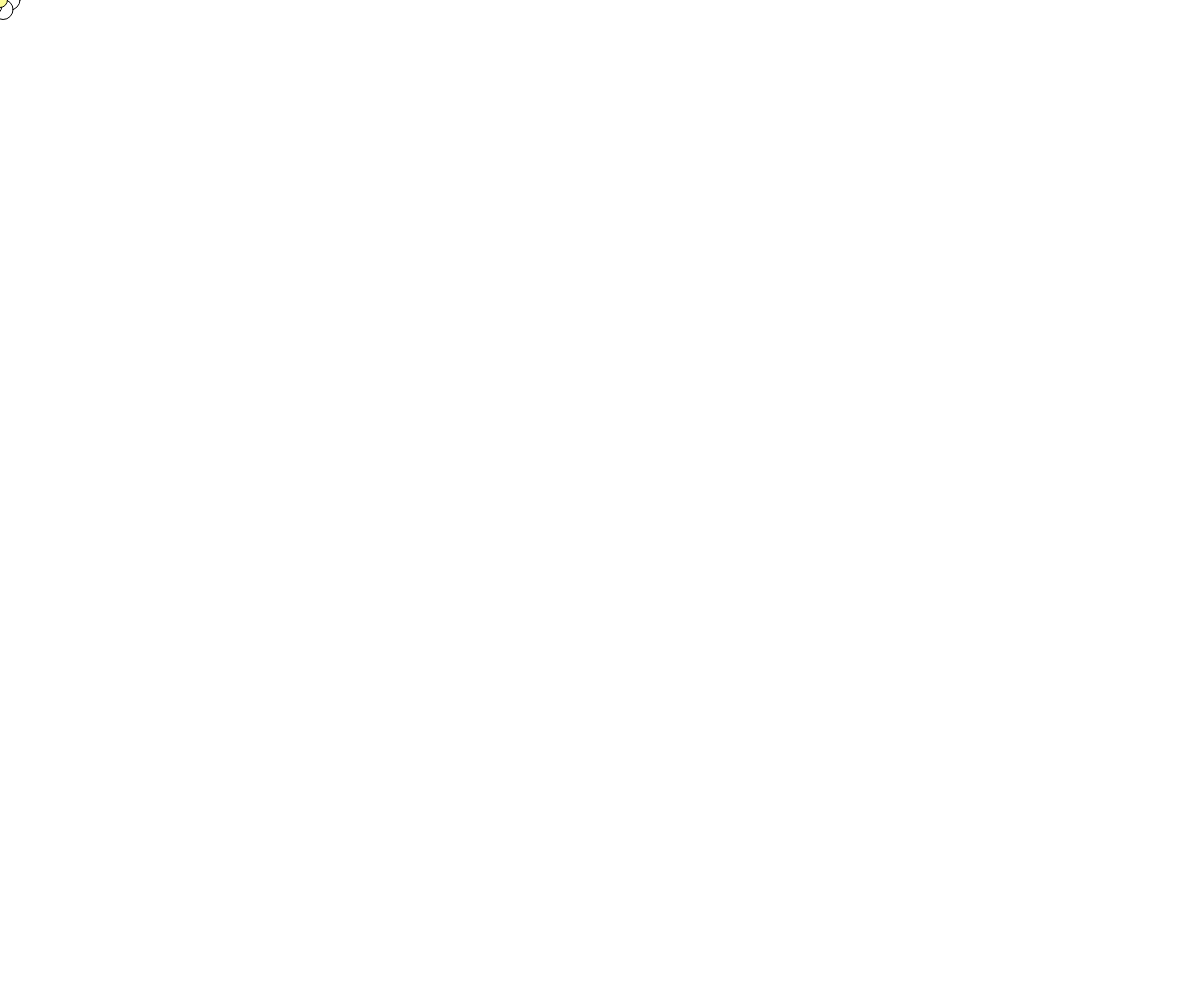
Frame 1 (no input)
Frame 60 (no input): identical to frame 1, image omitted
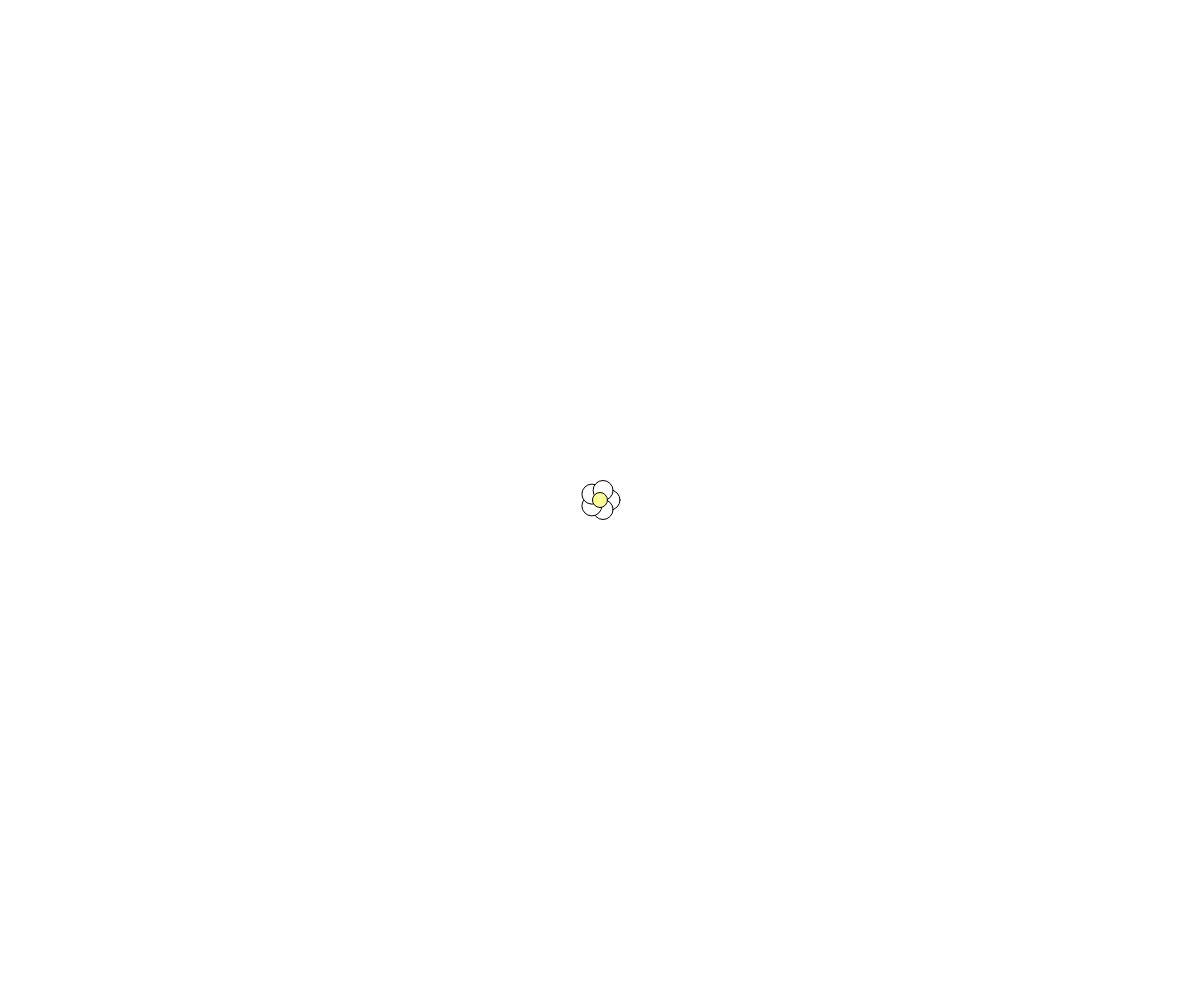
Frame 120 (the mouse pressed at the canvas centre since frame 60)

The p5.js sketch that drew these frames (run headless with seeded random() and noise() and a simulated clock; from frame 60 on, the mouse is pressed at the canvas centre):

// p5.js sketch
// ── sketch.js

let canvas;
let xPos = 0;
let yPos = 0;
let easing = .5;

function setup(){
    canvas = createCanvas(windowWidth,windowHeight);
    canvas.position(0, 0);
    canvas.style("z-index", -2);
    // background(125);
}

function windowResized(){
    resizeCanvas(windowWidth, windowHeight);
}

function draw(){
    clear();

    xPos = xPos + ((mouseX - xPos) * easing);
    yPos = yPos + ((mouseY - yPos) * easing);

    drawThing(xPos, yPos);
}


function drawThing(_x, _y){
    // draw petals
    fill(255); 
    for(let i = 0; i < 5; i++) { 
        let angle = TWO_PI / 5 * i; //5 petals
        let petalX = _x + cos(angle) * 10; 
        let petalY = _y + sin(angle) * 10; 
        ellipse(petalX, petalY, 20, 20); 
    }

    // draw center
    fill(253, 253, 150); // yellow center
    ellipse(_x, _y, 15, 15);
}
